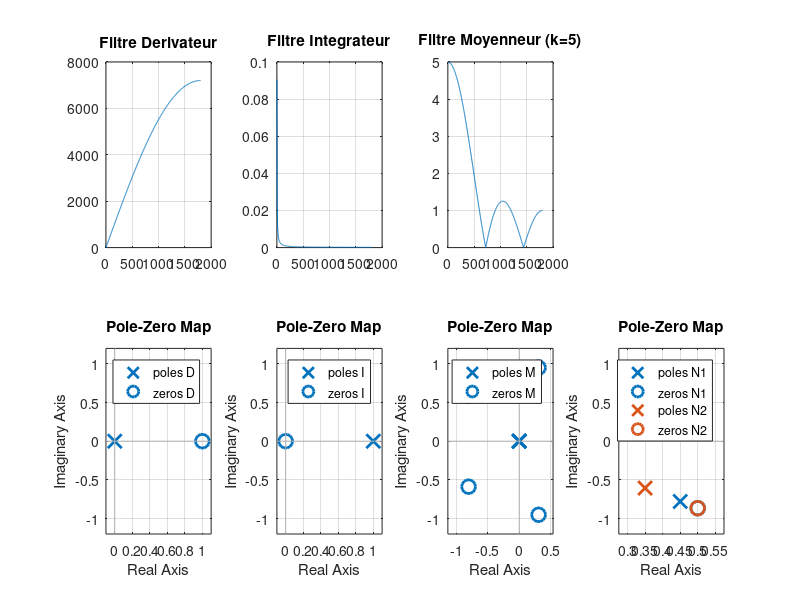

Recreate this plot in MATLAB. (Note: this script raises an error after producing the figure.)
%%%%%%%%%%%% Partie I %%%%%%%%%%%%
% CLEAR
clc
clear
close all
%%% CODE

%% General
Fs=3600;
Ts=1/Fs;

%% derivateur
NumD=[1 -1];
DenD=[Ts 0];
D=tf(NumD,DenD);
subplot(245);
pzmap(D);
[RfD,frD]=freqz(NumD,DenD,1024,Fs);
subplot(241);
plot(frD,abs(RfD)); grid;
title('Filtre Derivateur');

%% integrateur
NumI=[Ts 0];
DenI=[1 -1];
I=tf(NumI,DenI);
subplot(246);
pzmap(I);
[RfI,frI]=freqz(NumI,DenI,1024,Fs);
subplot(242);
plot(frI,abs(RfI)); grid;
title('Filtre Integrateur');

%% moyenneur
NumM=[1 1 1 1 1];
DenM=[1 0 0 0 0];
M=tf(NumM,DenM);
subplot(247);
pzmap(M);
[RfM,frM]=freqz(NumM,DenM,1024,Fs);
subplot(243);
plot(frM,abs(RfM)); grid;
title('Filtre Moyenneur (k=5)');

%% notch
f0=600;
w0=2*pi*f0;
NumN=[1 -2*cos(w0*Ts) 1];
r1=0.9;
r2=0.7;
DenN1=[1 -2*r1*cos(w0*Ts) r1*r1];
DenN2=[1 -2*r2*cos(w0*Ts) r2*r2];
N1=tf(NumN,DenN1);
N2=tf(NumN,DenN2);
subplot(248);
pzmap(N1,N2);
legend('R=0.9','R=0.7',4);
[RfN1,frN1]=freqz(NumN,DenN1,1024,Fs);
[RfN2,frN2]=freqz(NumN,DenN2,1024,Fs);
subplot(244);
plot(frN1,abs(RfN1),frN2,abs(RfN2),'-g'); grid;
legend('R=0.9','R=0.7',4);
title('Filtre Notch Elementaire');
